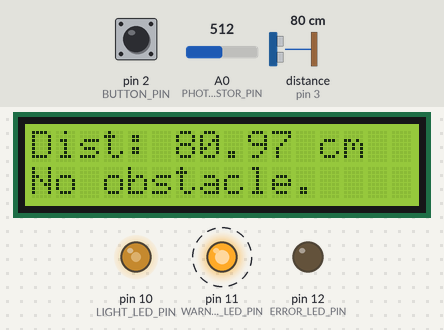
Bench run of a sketch on a simulated Arduino Uno, built with avr-gcc and run on an emulated ATmega328P. Shown: 16×2 character LCD, output pins drawn as LEDs (lit = HIGH). Wiring (inferred from the names in the program): ultrasonic range finder: trigger pin 4; echo pin 3. Dashed ring = blinking. The inputs (shaded band) are chosen by the test bench; at power-on: distance to the obstacle (sensor on pin 3) 80 cm, A0 (PHOTORESISTOR_PIN) = 512, pin 2 (BUTTON_PIN) HIGH. The echo pulse lasts 58.3 µs per cm; pins used as bus, display or sensor lines are not drawn.

Above: at 2.2 s.
2.3 s: distance to the obstacle (sensor on pin 3) set to 7 cm
At 3.17 s:
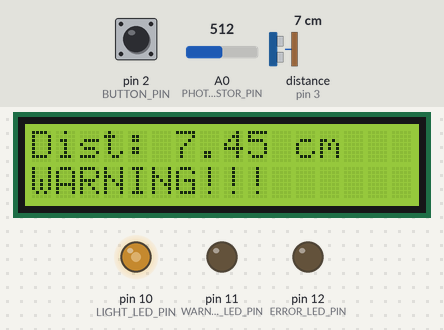
4.4 s: distance to the obstacle (sensor on pin 3) set to 4 cm
At 5.25 s:
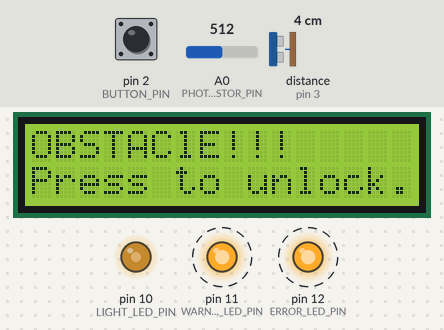
6.9 s: A0 (PHOTORESISTOR_PIN) set to 306
At 7.05 s:
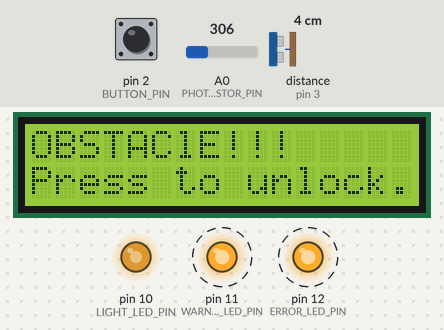
9.3 s: pin 2 (BUTTON_PIN) pulled LOW for 0.15 s
10.0 s: A0 (PHOTORESISTOR_PIN) set to 122
At 10.1 s:
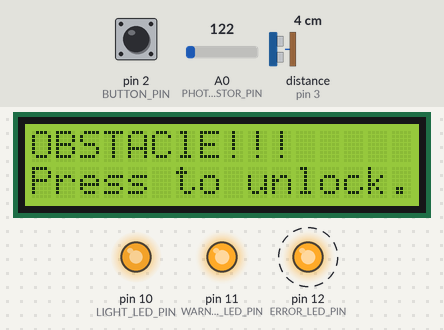
12.3 s: pin 2 (BUTTON_PIN) pulled LOW for 1 s
Timing chart, 0 to 14.9 s (numbered marks = the images above; inputs shaded):
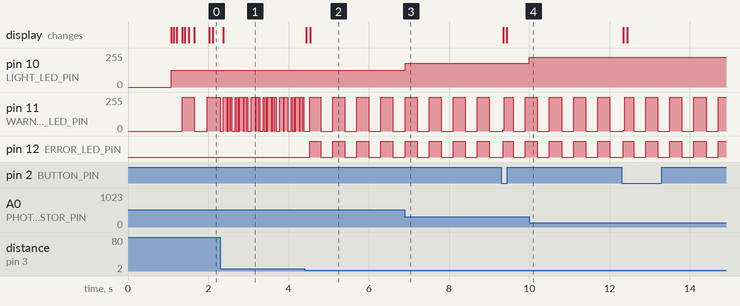

The sketch:

arduino-basics-project.ino
```cpp
#include "LiquidCrystal_I2C.h"
#include "IRremote.h"

#define ECHO_PIN 3
#define TRIGGER_PIN 4

#define LIGHT_LED_PIN 10
#define WARNING_LED_PIN 11
#define ERROR_LED_PIN 12

#define BUTTON_PIN 2
#define PHOTORESISTOR_PIN A0

#define IR_RECEIVE_PIN 5
#define IR_BUTTON_PLAY 71

#define LOCK_DISTANCE 6.0
#define WARNING_DISTANCE 12.0

LiquidCrystal_I2C lcd(0x27, 16, 2);

// Ultrasonic
unsigned long lastTimeUltrasonicTrigger = millis();
unsigned long ultrasonicTriggerDelay = 100;

volatile unsigned long pulseInTimeBegin;
volatile unsigned long pulseInTimeEnd;
volatile bool newDistanceAvail = false;

// Warning LED
unsigned long lastTimeWarningLEDBlinked = millis();
unsigned long warningLEDDelay = 500;
byte warningLEDState = LOW;

// Error LED
unsigned long lastTimeErrorLEDBlinked = millis();
unsigned long errorLEDDelay = 300;
byte errorLEDState = LOW;

// Push button
unsigned long lastTimeButtonChanged = millis();
unsigned long buttonDebounceDelay = 300;
byte buttonState;

// Photoresistor
unsigned long lastTimeReadLuminosity = millis();
unsigned long readLuminosityDelay = 100;

bool isLock = false;

void triggerUltrasonicSensor() {
  digitalWrite(TRIGGER_PIN, LOW);
  delayMicroseconds(2);
  digitalWrite(TRIGGER_PIN, HIGH);
  delayMicroseconds(10);
  digitalWrite(TRIGGER_PIN, LOW);
}

double getUltrasonicDistance() {
  double durationMicros = pulseInTimeEnd - pulseInTimeBegin;
  double distance = durationMicros / 58.0; // cm
  return distance;
}

void echoPinInterrupt() {
  if (digitalRead(ECHO_PIN) == HIGH) { // start measuring
    pulseInTimeBegin = micros();
  } else { // stop measuring
    pulseInTimeEnd = micros();
    newDistanceAvail = true;
  }
}

void toggleWarningLED() {
  warningLEDState = !warningLEDState;
  digitalWrite(WARNING_LED_PIN, warningLEDState);
}

void toggleErrorLED() {
  errorLEDState = !errorLEDState;
  digitalWrite(ERROR_LED_PIN, errorLEDState);
}

void setWarningLEDBlinkRateFromDistance(double distance) {
  warningLEDDelay = distance * 4; // 0..400cm -> 0..1600ms
}

void lock() {
  if (!isLock) {
    isLock = true;
    errorLEDState = LOW;
    warningLEDState = LOW;
  }

}

void unlock() {
  if (isLock) {
    isLock = false;
    errorLEDState = LOW;
    digitalWrite(ERROR_LED_PIN, errorLEDState);
  }
}

void printDistanceOnLCD(double distance) {
  if (isLock) {
    lcd.setCursor(0, 0);
    lcd.print("OBSTAClE!!!       ");
    lcd.setCursor(0, 1);
    lcd.print("Press to unlock.  ");
  } else {
    lcd.setCursor(0, 0);
    lcd.print("Dist: ");
    lcd.print(distance);
    lcd.print(" cm           ");

    lcd.setCursor(0, 1);
    if (distance > WARNING_DISTANCE) {
      lcd.print("No obstacle.      ");
    } else {
      lcd.print("WARNING!!!        ");
    }
  }
}

void handleIRCommand(long command) {
  switch (command) {
    case IR_BUTTON_PLAY: {
      unlock();
      break;
    }
    default: { }
  }
}

void setLEDLightFromLuminosity(int luminosity) {
  byte brightness = 255 - luminosity / 4;
  analogWrite(LIGHT_LED_PIN, brightness);
}

void setup() {
  Serial.begin(115200);

  lcd.init();
  lcd.backlight();
  lcd.setCursor(0, 0);

  IrReceiver.begin(IR_RECEIVE_PIN);

  pinMode(ECHO_PIN, INPUT);
  pinMode(TRIGGER_PIN, OUTPUT);
  pinMode(WARNING_LED_PIN, OUTPUT);
  pinMode(ERROR_LED_PIN, OUTPUT);
  pinMode(LIGHT_LED_PIN, OUTPUT);
  pinMode(BUTTON_PIN, INPUT);

  buttonState = digitalRead(BUTTON_PIN);

  attachInterrupt(digitalPinToInterrupt(ECHO_PIN), echoPinInterrupt, CHANGE);

  lcd.print("Initializing...");
  delay(1000);
  lcd.clear();
}

void loop() {
  unsigned long timeNow = millis();

  if (timeNow - lastTimeUltrasonicTrigger > ultrasonicTriggerDelay) {
    lastTimeUltrasonicTrigger += ultrasonicTriggerDelay;

    // Trigger sensor
    triggerUltrasonicSensor();
  }

  if (isLock) {
    if (timeNow - lastTimeErrorLEDBlinked > errorLEDDelay) {
      lastTimeErrorLEDBlinked += errorLEDDelay;
      toggleErrorLED();
      toggleWarningLED();
    }

    if (timeNow - lastTimeButtonChanged > buttonDebounceDelay) {
      byte newButtonState = digitalRead(BUTTON_PIN);
      if (newButtonState != buttonState) {
        lastTimeButtonChanged = timeNow;
        buttonState = newButtonState;
        // Unlock when releasing
        if (buttonState == LOW) {
          unlock();
        }
      }
    }
  } else {
    if (timeNow - lastTimeWarningLEDBlinked > warningLEDDelay) {
      lastTimeWarningLEDBlinked += warningLEDDelay;
      toggleWarningLED();
    }
  }

  if (newDistanceAvail) {
    newDistanceAvail = false;
    double distance = getUltrasonicDistance();
    setWarningLEDBlinkRateFromDistance(distance);
    // Serial.println(distance);
    printDistanceOnLCD(distance);
    if (distance < LOCK_DISTANCE) {
      lock();
    }
  }

  if (IrReceiver.decode()) {
    IrReceiver.resume();
    // Serial.println(IrReceiver.decodedIRData.command);
    long command = IrReceiver.decodedIRData.command;
    handleIRCommand(command);
  }

  if (timeNow - lastTimeReadLuminosity > readLuminosityDelay) {
    lastTimeReadLuminosity += readLuminosityDelay;
    int luminosity = analogRead(PHOTORESISTOR_PIN);
    setLEDLightFromLuminosity(luminosity);
  }
}
```

Measured:
- the behaviour switches between 6 and 5 cm on distance to the obstacle (sensor on pin 3) (found by bisection; images 1 and 2)
- after the input at 2.3 s, the display: changes after 0.08 s (image 1)
- after the input at 4.4 s, pin 12 (ERROR_LED_PIN): alternates HIGH for 0.30 s and LOW for 0.30 s, starting after 0.12 s
- after the input at 6.9 s, pin 10 (LIGHT_LED_PIN): 127/255 → 179/255 at once
- after the input at 10.0 s, pin 10 (LIGHT_LED_PIN): 179/255 → 225/255 at once
- by itself, pin 11 (WARNING_LED_PIN): moves between 0/255 and 255/255, repeating every 1.2 s
